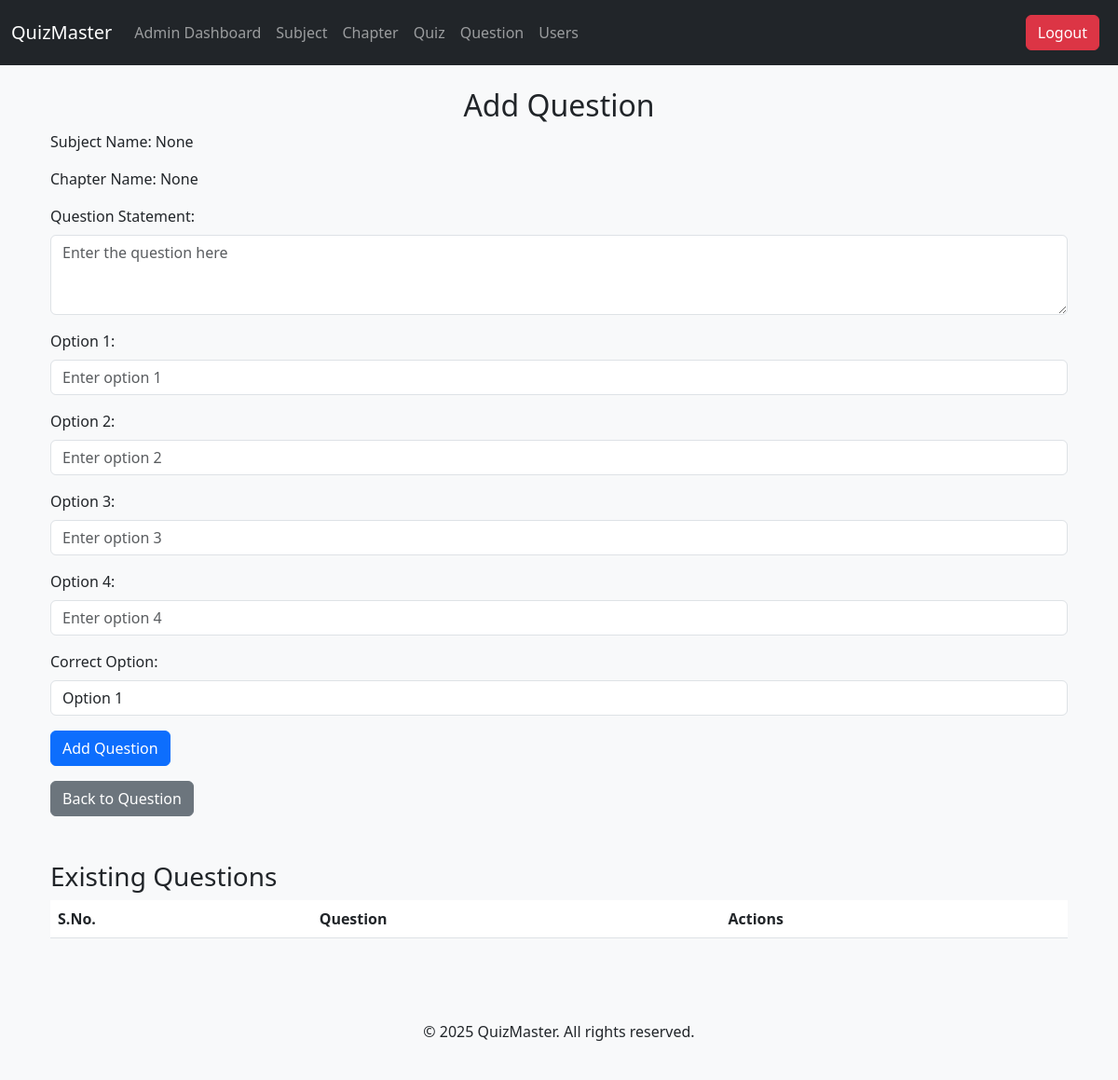
Page /admin/question_add?quiz_id=2 (signed in) on the earlier database version.
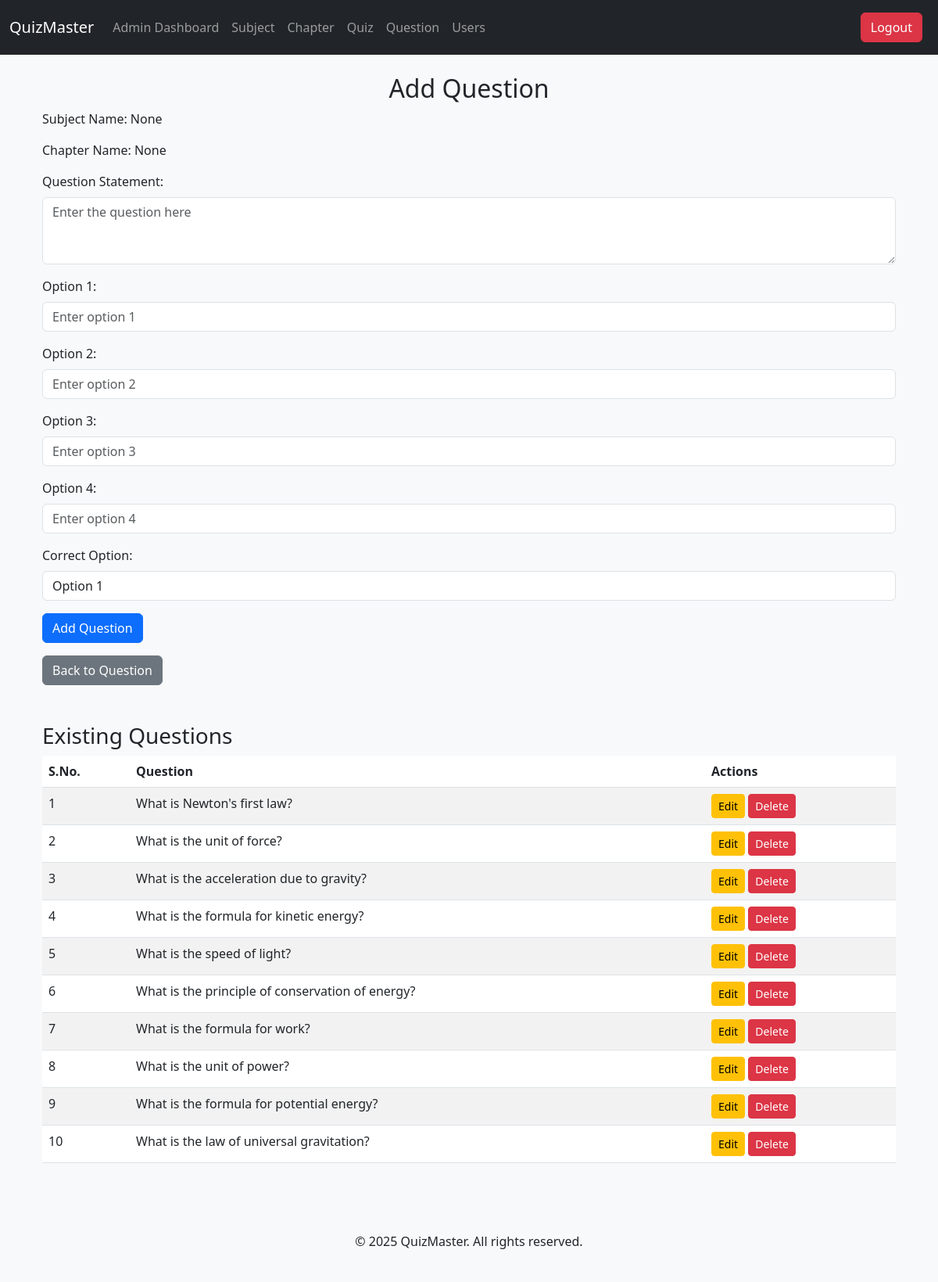
Same page on the later database version.
### tables this page shows
CREATE TABLE questions (
            id INTEGER PRIMARY KEY AUTOINCREMENT,
            quiz_id INTEGER,
            question_statement TEXT NOT NULL,
            option1 TEXT NOT NULL,
            option2 TEXT NOT NULL,
            option3 TEXT,
            option4 TEXT,
            correct_option INTEGER, -- This will store the index of the correct option (1-4)
            FOREIGN KEY (quiz_id) REFERENCES quizzes(id)
        );

### app.py (the view)
@app.route('/admin/question_add', methods=['GET', 'POST'])
@admin_required
def question_add():
    quiz_id = request.args.get('quiz_id')
    quiz_subject = request.args.get('quiz_subject')
    quiz_chapter = request.args.get('quiz_chapter')
    conn = sqlite3.connect('database.db')
    cursor = conn.cursor()
    cursor.execute("SELECT * FROM questions where quiz_id = ?", (quiz_id,))
    questions = cursor.fetchall()
    conn.close()
    return render_template('add_question.html', quiz_id=quiz_id, questions=questions, quiz_subject=quiz_subject, quiz_chapter=quiz_chapter)

### app.py (called while the page is built)
@login_manager.user_loader
def load_user(user_id):
    conn = sqlite3.connect('database.db')
    cursor = conn.cursor()
    cursor.execute("SELECT id, username, role FROM users WHERE id=?", (user_id,))
    user = cursor.fetchone()
    conn.close()
    if user:
        return User(user[0], user[1], user[2])
    return None

def admin_required(f):
    @wraps(f)
    def decorated_function(*args, **kwargs):
        if 'role' not in session or session['role'] != 'admin':
            return redirect(url_for('home'))  # Redirect to home if not admin
        return f(*args, **kwargs)
    return decorated_function

### templates/add_question.html (shortened to what this page needs)
{% extends "base.html" %}
{% block content %}
<div class="container">
    <h2 class="text-center">Add Question</h2>
    <form method="POST" action="/admin/question">
        <div class="mb-3">
            Subject Name: {{ quiz_subject }}
        </div>
        <div class="mb-3">
            Chapter Name: {{ quiz_chapter }}
        </div>
        <div class="mb-3">
            <label for="question_statement" class="form-label">Question Statement:</label>
            <textarea class="form-control" id="question_statement" name="question_statement" required rows="3" placeholder="Enter the question here"></textarea>
        </div>
        <div class="mb-3">
            <label for="option1" class="form-label">Option 1:</label>
            <input type="text" class="form-control" id="option1" name="option1" required placeholder="Enter option 1">
        </div>
        <div class="mb-3">
            <label for="option2" class="form-label">Option 2:</label>
            <input type="text" class="form-control" id="option2" name="option2" required placeholder="Enter option 2">
        </div>
        <div class="mb-3">
            <label for="option3" class="form-label">Option 3:</label>
            <input type="text" class="form-control" id="option3" name="option3" placeholder="Enter option 3">
        </div>
        <div class="mb-3">
            <label for="option4" class="form-label">Option 4:</label>
            <input type="text" class="form-control" id="option4" name="option4" placeholder="Enter option 4">
        </div>
        <div class="mb-3">
            <label for="correct_option" class="form-label">Correct Option:</label>
            <select class="form-control" id="correct_option" name="correct_option" required>
                <option value="1">Option 1</option>
            </select>
        </div>
        <button type="submit" class="btn btn-primary">Add Question</button>
    </form>
    <a href="/admin/question" class="btn btn-secondary mt-3">Back to Question</a>
    <h3 class="mt-5">Existing Questions</h3>
    <table id="questionTable" class="table table-striped">
        <thead>
            <tr>
                <th>S.No.</th>
                <th>Question</th>
                <th>Actions</th>
            </tr>
        </thead>
        <tbody>
            {% for question in questions %}
            <tr>
                <td>{{ loop.index }}</td>
                <td>{{ question[2] }}</td>
                <td>
                    <a href="/admin/edit-question/{{ question[0] }}" class="btn btn-warning btn-sm">Edit</a>
                    <form action="/admin/delete-question/{{ question[0] }}" method="POST" style="display:inline;">
                        <button type="submit" class="btn btn-danger btn-sm" onclick="return confirm('Are you sure you want to delete this question?');">Delete</button>
                    </form>
                </td>
            </tr>
            {% endfor %}
        </tbody>
    </table>
</div>
{% endblock %}

Differences in the rows shown:
added questions: question_statement "What is Newton's first law?"
added questions: question_statement "What is the unit of force?"
added questions: question_statement "What is the acceleration due to gravity?"
added questions: question_statement "What is the formula for kinetic energy?"
added questions: question_statement "What is the speed of light?"
added questions: question_statement "What is the principle of conservation of energy?"
added questions: question_statement "What is the formula for work?"
added questions: question_statement "What is the unit of power?"
added questions: question_statement "What is the formula for potential energy?"
added questions: question_statement "What is the law of universal gravitation?"
